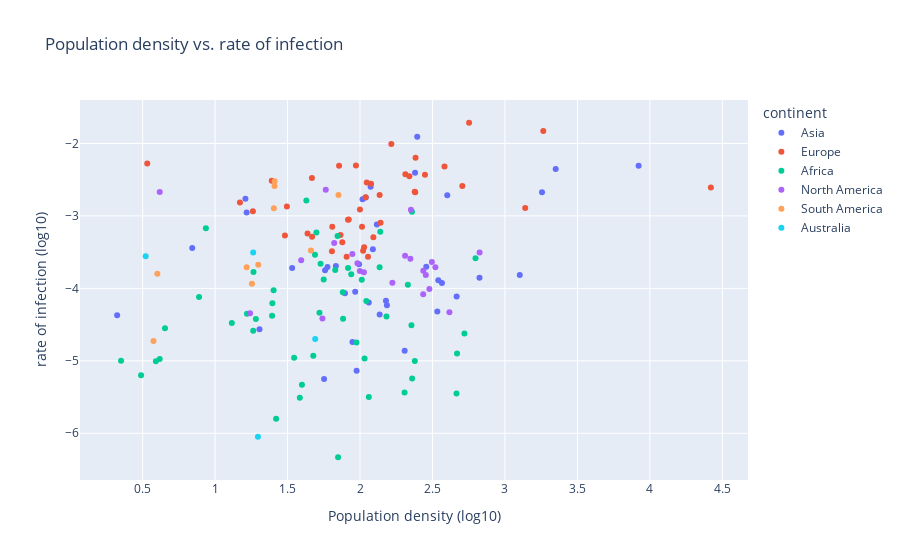

Write notebook code for a chart like this one.
### Code cell
fig = px.scatter(totalpop,
    x = 'log10_Population_Density',
    y = 'log10_rate_of_infection',
    hover_name=countries,
    color='continent',
    title='Population density vs. rate of infection')
fig.update_layout(
    xaxis_title="Population density (log10)",
    yaxis_title="rate of infection (log10)"
    )
fig.show()

### Figure 1 — Plotly figure (JSON) as saved in the notebook; plotly's stock layout.template omitted (floating-point values rounded to 4 significant figures)
{"data": [{"hovertemplate": "<b>%{hovertext}</b><br><br>continent=Asia<br>log10_Population_Density=%{x}<br>log10_rate_of_infection=%{y}<extra></extra>", "hovertext": ["Afghanistan", "Armenia", "Azerbaijan", "Bahrain", "Bangladesh", "Bhutan", "Cambodia", "China", "Cyprus", "Georgia", "India", "Indonesia", "Iraq", "Israel", "Japan", "Jordan", "Kazakhstan", "Kuwait", "Kyrgyzstan", "Lebanon", "Malaysia", "Maldives", "Mongolia", "Nepal", "Oman", "Pakistan", "Philippines", "Qatar", "Saudi Arabia", "Singapore", "Sri Lanka", "Tajikistan", "Thailand", "Timor-Leste", "Turkey", "United Arab Emirates", "Uzbekistan", "Yemen"], "legendgroup": "Asia", "marker": {"color": "#636efa", "symbol": "circle"}, "mode": "markers", "name": "Asia", "showlegend": true, "type": "scatter", "x": [1.775, 2.017, 2.089, 3.35, 3.102, 1.306, 1.976, 2.186, 2.116, 1.759, 2.667, 2.179, 1.967, 2.602, 2.54, 2.06, 0.8423, 2.38, 1.532, 2.824, 1.993, 3.256, 0.3243, 2.308, 1.217, 2.457, 2.565, 2.395, 1.209, 3.922, 2.533, 1.833, 2.136, 1.948, 2.04, 2.073, 1.896, 1.752], "xaxis": "x", "y": [-3.706, -2.769, -3.46, -2.354, -3.817, -4.565, -5.137, -4.234, -3.119, -3.751, -4.113, -4.17, -4.047, -2.716, -3.888, -4.196, -3.444, -2.406, -3.72, -3.855, -3.666, -2.675, -4.37, -4.86, -2.954, -3.701, -3.928, -1.908, -2.765, -2.308, -4.319, -3.693, -4.362, -4.74, -2.745, -2.596, -4.069, -5.252], "yaxis": "y"}, {"hovertemplate": "<b>%{hovertext}</b><br><br>continent=Europe<br>log10_Population_Density=%{x}<br>log10_rate_of_infection=%{y}<extra></extra>", "hovertext": ["Albania", "Andorra", "Austria", "Belarus", "Belgium", "Bosnia and Herzegovina", "Bulgaria", "Croatia", "Czechia", "Denmark", "Estonia", "Finland", "France", "Germany", "Greece", "Holy See", "Hungary", "Iceland", "Ireland", "Italy", "Latvia", "Liechtenstein", "Lithuania", "Luxembourg", "Malta", "Monaco", "Montenegro", "Netherlands", "North Macedonia", "Norway", "Poland", "Portugal", "Romania", "San Marino", "Serbia", "Slovakia", "Slovenia", "Spain", "Sweden", "Switzerland", "Ukraine", "United Kingdom"], "legendgroup": "Europe", "marker": {"color": "#EF553B", "symbol": "circle"}, "mode": "markers", "name": "Europe", "showlegend": true, "type": "scatter", "x": [2.021, 2.216, 2.039, 1.668, 2.583, 1.808, 1.806, 1.865, 2.142, 2.135, 1.495, 1.261, 2.076, 2.381, 1.908, 3.264, 2.028, 0.532, 1.855, 2.313, 1.482, 2.377, 1.638, 2.383, 3.14, 4.421, 1.669, 2.706, 1.917, 1.171, 2.092, 2.047, 1.922, 2.753, 2.0, 2.055, 2.014, 1.972, 1.391, 2.34, 1.878, 2.448], "xaxis": "x", "y": [-3.482, -2.007, -2.742, -2.477, -2.318, -3.15, -3.488, -3.265, -3.093, -2.712, -2.87, -2.937, -2.557, -2.673, -3.565, -1.829, -3.434, -2.277, -2.309, -2.426, -3.27, -2.668, -3.241, -2.199, -2.89, -2.607, -3.287, -2.586, -3.054, -2.817, -3.293, -2.54, -3.049, -1.714, -2.911, -3.563, -3.151, -2.304, -2.516, -2.451, -3.365, -2.434], "yaxis": "y"}, {"hovertemplate": "<b>%{hovertext}</b><br><br>continent=Africa<br>log10_Population_Density=%{x}<br>log10_rate_of_infection=%{y}<extra></extra>", "hovertext": ["Algeria", "Angola", "Benin", "Botswana", "Burkina Faso", "Burundi", "Cabo Verde", "Cameroon", "Central African Republic", "Chad", "Comoros", "Djibouti", "Egypt", "Equatorial Guinea", "Eritrea", "Eswatini", "Ethiopia", "Gabon", "Gambia", "Ghana", "Guinea", "Guinea-Bissau", "Kenya", "Lesotho", "Liberia", "Libya", "Madagascar", "Malawi", "Mali", "Mauritania", "Mauritius", "Morocco", "Mozambique", "Namibia", "Niger", "Nigeria", "Rwanda", "Sao Tome and Principe", "Senegal", "Seychelles", "Sierra Leone", "Somalia", "South Africa", "South Sudan", "Sudan", "Togo", "Tunisia", "Uganda", "Western Sahara", "Zambia", "Zimbabwe"], "legendgroup": "Africa", "marker": {"color": "#00cc96", "symbol": "circle"}, "mode": "markers", "name": "Africa", "showlegend": true, "type": "scatter", "x": [1.265, 1.421, 2.031, 0.6179, 1.883, 2.666, 2.14, 1.749, 0.8895, 1.115, 2.67, 1.63, 2.012, 1.699, 1.545, 1.829, 2.061, 0.9364, 2.378, 2.135, 1.728, 1.845, 1.975, 1.849, 1.72, 0.5916, 1.678, 2.307, 1.22, 0.6543, 2.797, 1.918, 1.599, 0.4894, 1.281, 2.355, 2.72, 2.358, 1.939, 2.33, 2.043, 1.404, 1.689, 1.263, 1.395, 2.182, 1.881, 2.36, 0.3514, 1.393, 1.585], "xaxis": "x", "y": [-3.774, -5.801, -4.97, -4.973, -4.419, -5.452, -3.22, -3.876, -4.12, -4.479, -4.898, -2.786, -3.88, -3.231, -4.959, -3.746, -5.498, -3.171, -5.003, -3.707, -3.662, -3.278, -4.747, -6.331, -4.337, -5.005, -4.929, -5.437, -4.352, -4.55, -3.583, -3.721, -5.331, -5.201, -4.423, -4.508, -4.624, -2.941, -3.806, -3.951, -4.174, -4.025, -3.538, -4.587, -4.206, -4.389, -4.054, -5.245, -4.998, -4.377, -5.509], "yaxis": "y"}, {"hovertemplate": "<b>%{hovertext}</b><br><br>continent=North America<br>log10_Population_Density=%{x}<br>log10_rate_of_infection=%{y}<extra></extra>", "hovertext": ["Antigua and Barbuda", "Bahamas", "Barbados", "Belize", "Canada", "Costa Rica", "Cuba", "Dominica", "Dominican Republic", "El Salvador", "Grenada", "Guatemala", "Haiti", "Honduras", "Jamaica", "Mexico", "Nicaragua", "Panama", "Saint Kitts and Nevis", "Saint Lucia", "Saint Vincent and the Grenadines", "Trinidad and Tobago"], "legendgroup": "North America", "marker": {"color": "#ab63fa", "symbol": "circle"}, "mode": "markers", "name": "North America", "showlegend": true, "type": "scatter", "x": [2.347, 1.594, 2.825, 1.241, 0.618, 1.999, 2.027, 1.982, 2.351, 2.496, 2.52, 2.223, 2.617, 1.947, 2.437, 1.822, 1.741, 1.764, 2.311, 2.479, 2.454, 2.436], "xaxis": "x", "y": [-3.593, -3.612, -3.504, -4.344, -2.671, -3.762, -3.778, -3.653, -2.914, -3.636, -3.709, -3.924, -4.33, -3.525, -3.755, -3.375, -4.416, -2.641, -3.55, -4.009, -3.815, -4.082], "yaxis": "y"}, {"hovertemplate": "<b>%{hovertext}</b><br><br>continent=South America<br>log10_Population_Density=%{x}<br>log10_rate_of_infection=%{y}<extra></extra>", "hovertext": ["Argentina", "Brazil", "Chile", "Colombia", "Ecuador", "Guyana", "Paraguay", "Peru", "Suriname", "Uruguay"], "legendgroup": "South America", "marker": {"color": "#FFA15A", "symbol": "circle"}, "mode": "markers", "name": "South America", "showlegend": true, "type": "scatter", "x": [1.218, 1.405, 1.41, 1.661, 1.851, 0.6016, 1.254, 1.411, 0.5752, 1.298], "xaxis": "x", "y": [-3.71, -2.893, -2.586, -3.478, -2.713, -3.799, -3.935, -2.52, -4.727, -3.673], "yaxis": "y"}, {"hovertemplate": "<b>%{hovertext}</b><br><br>continent=Australia<br>log10_Population_Density=%{x}<br>log10_rate_of_infection=%{y}<extra></extra>", "hovertext": ["Australia", "Fiji", "New Zealand", "Papua New Guinea"], "legendgroup": "Australia", "marker": {"color": "#19d3f3", "symbol": "circle"}, "mode": "markers", "name": "Australia", "showlegend": true, "type": "scatter", "x": [0.521, 1.691, 1.263, 1.296], "xaxis": "x", "y": [-3.557, -4.697, -3.506, -6.049], "yaxis": "y"}], "layout": {"legend": {"title": {"text": "continent"}, "tracegroupgap": 0}, "title": {"text": "Population density vs. rate of infection"}, "xaxis": {"anchor": "y", "domain": [0, 1], "title": {"text": "Population density (log10)"}}, "yaxis": {"anchor": "x", "domain": [0, 1], "title": {"text": "rate of infection (log10)"}}}}
